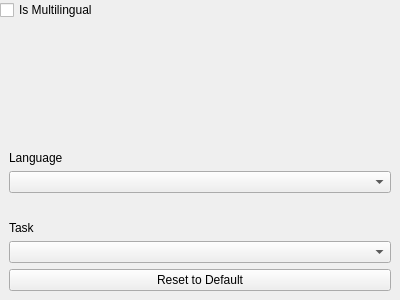
<?xml version="1.0" encoding="UTF-8"?>
<ui version="4.0">
 <class>whisper_settings</class>
 <widget class="QWidget" name="whisper_settings">
  <property name="geometry">
   <rect>
    <x>0</x>
    <y>0</y>
    <width>400</width>
    <height>300</height>
   </rect>
  </property>
  <property name="windowTitle">
   <string>Form</string>
  </property>
  <layout class="QGridLayout" name="gridLayout_2">
   <property name="leftMargin">
    <number>0</number>
   </property>
   <property name="topMargin">
    <number>0</number>
   </property>
   <property name="rightMargin">
    <number>0</number>
   </property>
   <property name="bottomMargin">
    <number>0</number>
   </property>
   <property name="horizontalSpacing">
    <number>0</number>
   </property>
   <property name="verticalSpacing">
    <number>10</number>
   </property>
   <item row="0" column="0">
    <widget class="QWidget" name="whisper_settings_container" native="true">
     <layout class="QGridLayout" name="gridLayout">
      <property name="leftMargin">
       <number>0</number>
      </property>
      <property name="topMargin">
       <number>0</number>
      </property>
      <property name="rightMargin">
       <number>0</number>
      </property>
      <property name="bottomMargin">
       <number>0</number>
      </property>
      <property name="horizontalSpacing">
       <number>0</number>
      </property>
      <property name="verticalSpacing">
       <number>10</number>
      </property>
      <item row="0" column="0">
       <widget class="QCheckBox" name="is_multilingual">
        <property name="text">
         <string>Is Multilingual</string>
        </property>
       </widget>
      </item>
      <item row="1" column="0">
       <widget class="SliderWidget" name="temperature" native="true">
        <property name="sizePolicy">
         <sizepolicy hsizetype="Preferred" vsizetype="Preferred">
          <horstretch>0</horstretch>
          <verstretch>0</verstretch>
         </sizepolicy>
        </property>
        <property name="minimumSize">
         <size>
          <width>0</width>
          <height>10</height>
         </size>
        </property>
        <property name="slider_minimum" stdset="0">
         <number>1</number>
        </property>
        <property name="slider_maximum" stdset="0">
         <number>1000</number>
        </property>
        <property name="spinbox_minimum" stdset="0">
         <double>0.000000000000000</double>
        </property>
        <property name="spinbox_maximum" stdset="0">
         <double>1.000000000000000</double>
        </property>
        <property name="display_as_float" stdset="0">
         <bool>true</bool>
        </property>
        <property name="settings_property" stdset="0">
         <string>whisper_settings.temperature</string>
        </property>
        <property name="slider_single_step" stdset="0">
         <number>1</number>
        </property>
        <property name="slider_page_step" stdset="0">
         <number>10</number>
        </property>
        <property name="spinbox_single_step" stdset="0">
         <double>0.010000000000000</double>
        </property>
        <property name="spinbox_page_step" stdset="0">
         <double>0.100000000000000</double>
        </property>
        <property name="label_text" stdset="0">
         <string>Temperature</string>
        </property>
       </widget>
      </item>
      <item row="2" column="0">
       <widget class="SliderWidget" name="compression_ratio_threshold" native="true">
        <property name="sizePolicy">
         <sizepolicy hsizetype="Preferred" vsizetype="Preferred">
          <horstretch>0</horstretch>
          <verstretch>0</verstretch>
         </sizepolicy>
        </property>
        <property name="minimumSize">
         <size>
          <width>0</width>
          <height>10</height>
         </size>
        </property>
        <property name="slider_minimum" stdset="0">
         <number>1</number>
        </property>
        <property name="slider_maximum" stdset="0">
         <number>5000</number>
        </property>
        <property name="spinbox_minimum" stdset="0">
         <double>0.000000000000000</double>
        </property>
        <property name="spinbox_maximum" stdset="0">
         <double>5.000000000000000</double>
        </property>
        <property name="display_as_float" stdset="0">
         <bool>true</bool>
        </property>
        <property name="settings_property" stdset="0">
         <string>whisper_settings.compression_ratio_threshold</string>
        </property>
        <property name="slider_single_step" stdset="0">
         <number>1</number>
        </property>
        <property name="slider_page_step" stdset="0">
         <number>10</number>
        </property>
        <property name="spinbox_single_step" stdset="0">
         <double>0.010000000000000</double>
        </property>
        <property name="spinbox_page_step" stdset="0">
         <double>0.100000000000000</double>
        </property>
        <property name="label_text" stdset="0">
         <string>Compression ratio threshold</string>
        </property>
       </widget>
      </item>
      <item row="3" column="0">
       <widget class="SliderWidget" name="logprob_threshold" native="true">
        <property name="sizePolicy">
         <sizepolicy hsizetype="Preferred" vsizetype="Preferred">
          <horstretch>0</horstretch>
          <verstretch>0</verstretch>
         </sizepolicy>
        </property>
        <property name="minimumSize">
         <size>
          <width>0</width>
          <height>10</height>
         </size>
        </property>
        <property name="slider_minimum" stdset="0">
         <number>-1000</number>
        </property>
        <property name="slider_maximum" stdset="0">
         <number>1000</number>
        </property>
        <property name="spinbox_minimum" stdset="0">
         <double>-1.000000000000000</double>
        </property>
        <property name="spinbox_maximum" stdset="0">
         <double>1.000000000000000</double>
        </property>
        <property name="display_as_float" stdset="0">
         <bool>true</bool>
        </property>
        <property name="settings_property" stdset="0">
         <string>whisper_settings.logprob_threshold</string>
        </property>
        <property name="slider_single_step" stdset="0">
         <number>1</number>
        </property>
        <property name="slider_page_step" stdset="0">
         <number>10</number>
        </property>
        <property name="spinbox_single_step" stdset="0">
         <double>0.010000000000000</double>
        </property>
        <property name="spinbox_page_step" stdset="0">
         <double>0.100000000000000</double>
        </property>
        <property name="label_text" stdset="0">
         <string>Logprob threshold</string>
        </property>
       </widget>
      </item>
      <item row="4" column="0">
       <widget class="SliderWidget" name="no_speech_threshold" native="true">
        <property name="sizePolicy">
         <sizepolicy hsizetype="Preferred" vsizetype="Preferred">
          <horstretch>0</horstretch>
          <verstretch>0</verstretch>
         </sizepolicy>
        </property>
        <property name="minimumSize">
         <size>
          <width>0</width>
          <height>10</height>
         </size>
        </property>
        <property name="slider_minimum" stdset="0">
         <number>0</number>
        </property>
        <property name="slider_maximum" stdset="0">
         <number>1000</number>
        </property>
        <property name="spinbox_minimum" stdset="0">
         <double>0.000000000000000</double>
        </property>
        <property name="spinbox_maximum" stdset="0">
         <double>1.000000000000000</double>
        </property>
        <property name="display_as_float" stdset="0">
         <bool>true</bool>
        </property>
        <property name="settings_property" stdset="0">
         <string>whisper_settings.no_speech_threshold</string>
        </property>
        <property name="slider_single_step" stdset="0">
         <number>1</number>
        </property>
        <property name="slider_page_step" stdset="0">
         <number>10</number>
        </property>
        <property name="spinbox_single_step" stdset="0">
         <double>0.010000000000000</double>
        </property>
        <property name="spinbox_page_step" stdset="0">
         <double>0.100000000000000</double>
        </property>
        <property name="label_text" stdset="0">
         <string>No speech threshold</string>
        </property>
       </widget>
      </item>
      <item row="5" column="0">
       <widget class="SliderWidget" name="time_precision" native="true">
        <property name="sizePolicy">
         <sizepolicy hsizetype="Preferred" vsizetype="Preferred">
          <horstretch>0</horstretch>
          <verstretch>0</verstretch>
         </sizepolicy>
        </property>
        <property name="minimumSize">
         <size>
          <width>0</width>
          <height>10</height>
         </size>
        </property>
        <property name="slider_minimum" stdset="0">
         <number>0</number>
        </property>
        <property name="slider_maximum" stdset="0">
         <number>1000</number>
        </property>
        <property name="spinbox_minimum" stdset="0">
         <double>0.000000000000000</double>
        </property>
        <property name="spinbox_maximum" stdset="0">
         <double>1.000000000000000</double>
        </property>
        <property name="display_as_float" stdset="0">
         <bool>true</bool>
        </property>
        <property name="settings_property" stdset="0">
         <string>whisper_settings.time_precision</string>
        </property>
        <property name="slider_single_step" stdset="0">
         <number>1</number>
        </property>
        <property name="slider_page_step" stdset="0">
         <number>10</number>
        </property>
        <property name="spinbox_single_step" stdset="0">
         <double>0.010000000000000</double>
        </property>
        <property name="spinbox_page_step" stdset="0">
         <double>0.100000000000000</double>
        </property>
        <property name="label_text" stdset="0">
         <string>Time precision</string>
        </property>
       </widget>
      </item>
      <item row="6" column="0">
       <widget class="QWidget" name="widget" native="true">
        <layout class="QVBoxLayout" name="verticalLayout_2">
         <item>
          <widget class="QLabel" name="label">
           <property name="text">
            <string>Language</string>
           </property>
          </widget>
         </item>
         <item>
          <widget class="QComboBox" name="language"/>
         </item>
        </layout>
       </widget>
      </item>
      <item row="7" column="0">
       <widget class="QWidget" name="widget_2" native="true">
        <layout class="QVBoxLayout" name="verticalLayout">
         <item>
          <widget class="QLabel" name="label_3">
           <property name="text">
            <string>Task</string>
           </property>
          </widget>
         </item>
         <item>
          <widget class="QComboBox" name="task"/>
         </item>
         <item>
          <widget class="QPushButton" name="pushButton">
           <property name="text">
            <string>Reset to Default</string>
           </property>
          </widget>
         </item>
        </layout>
       </widget>
      </item>
     </layout>
    </widget>
   </item>
  </layout>
 </widget>
 <customwidgets>
  <customwidget>
   <class>SliderWidget</class>
   <extends>QWidget</extends>
   <header>airunner/components/application/gui/widgets/slider/slider_widget</header>
   <container>1</container>
  </customwidget>
 </customwidgets>
 <resources/>
 <connections>
  <connection>
   <sender>language</sender>
   <signal>currentTextChanged(QString)</signal>
   <receiver>whisper_settings</receiver>
   <slot>on_language_changed(QString)</slot>
   <hints>
    <hint type="sourcelabel">
     <x>110</x>
     <y>177</y>
    </hint>
    <hint type="destinationlabel">
     <x>-3</x>
     <y>104</y>
    </hint>
   </hints>
  </connection>
  <connection>
   <sender>task</sender>
   <signal>currentTextChanged(QString)</signal>
   <receiver>whisper_settings</receiver>
   <slot>on_task_changed(QString)</slot>
   <hints>
    <hint type="sourcelabel">
     <x>59</x>
     <y>262</y>
    </hint>
    <hint type="destinationlabel">
     <x>-2</x>
     <y>215</y>
    </hint>
   </hints>
  </connection>
  <connection>
   <sender>is_multilingual</sender>
   <signal>toggled(bool)</signal>
   <receiver>whisper_settings</receiver>
   <slot>is_multilingual_changed(bool)</slot>
   <hints>
    <hint type="sourcelabel">
     <x>90</x>
     <y>16</y>
    </hint>
    <hint type="destinationlabel">
     <x>-3</x>
     <y>41</y>
    </hint>
   </hints>
  </connection>
  <connection>
   <sender>pushButton</sender>
   <signal>clicked()</signal>
   <receiver>whisper_settings</receiver>
   <slot>on_reset_default_clicked()</slot>
   <hints>
    <hint type="sourcelabel">
     <x>15</x>
     <y>279</y>
    </hint>
    <hint type="destinationlabel">
     <x>-2</x>
     <y>260</y>
    </hint>
   </hints>
  </connection>
 </connections>
 <slots>
  <slot>on_language_changed(QString)</slot>
  <slot>on_task_changed(QString)</slot>
  <slot>is_multilingual_changed(bool)</slot>
  <slot>on_reset_default_clicked()</slot>
 </slots>
</ui>
